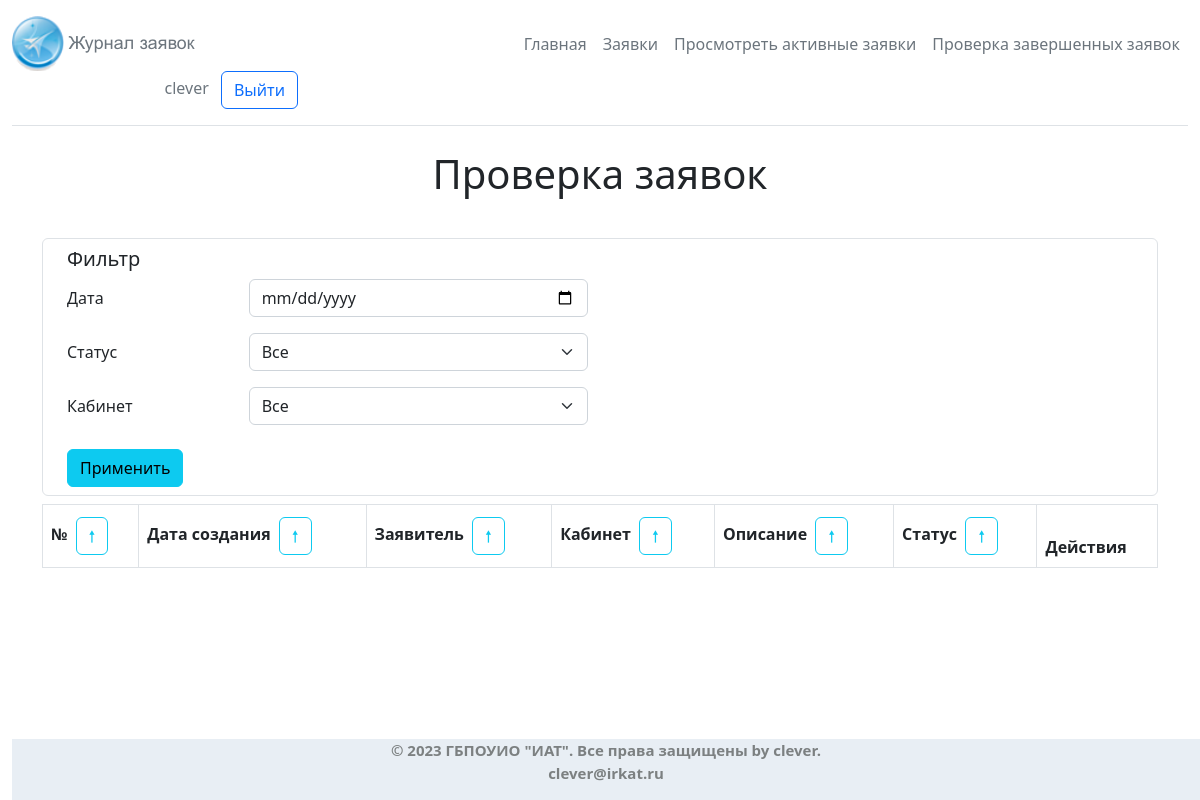
Before: /labs_admin_applications/ (signed in) with the older database file.
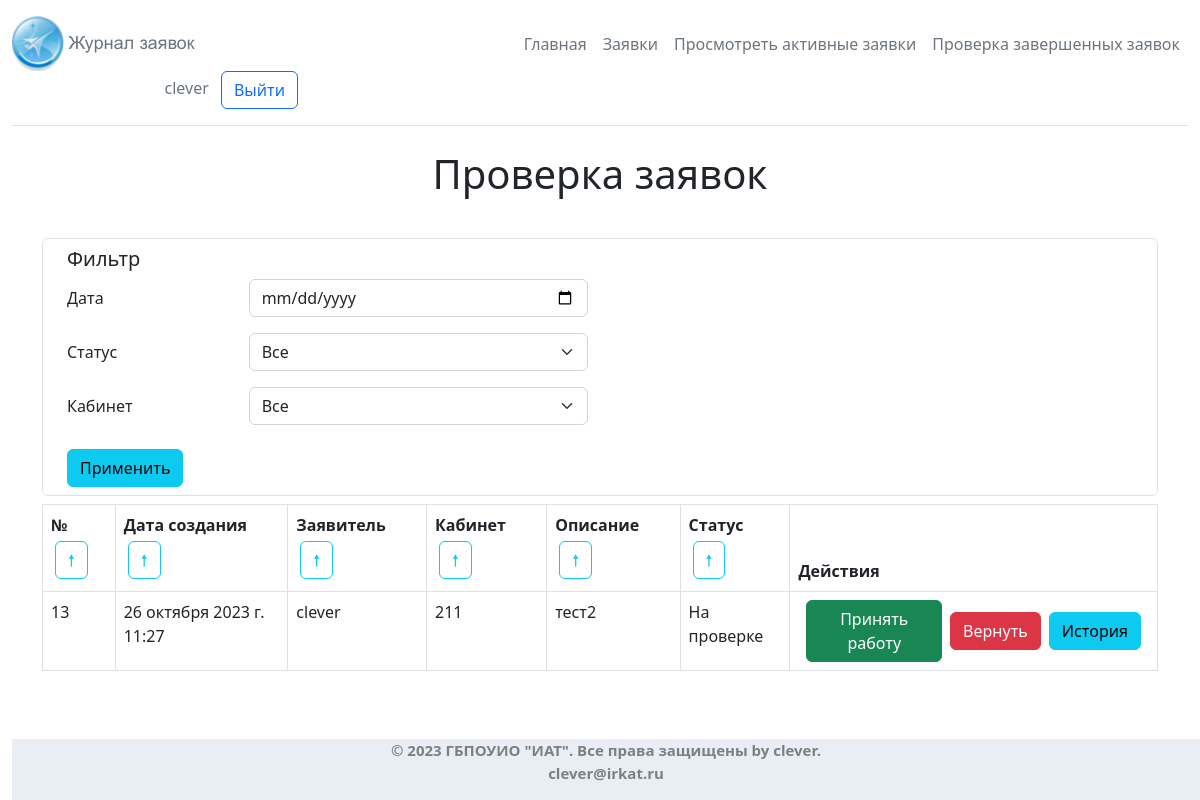
After: the same page with the newer database file.
### core/models.py (models this page shows, shortened)
class AuthUser(models.Model):
    password = models.CharField(max_length=128)
    last_login = models.DateTimeField(blank=True, null=True)
    is_superuser = models.BooleanField()
    username = models.CharField(unique=True, max_length=150)
    last_name = models.CharField(max_length=150)
    email = models.CharField(max_length=254)
    is_staff = models.BooleanField()
    is_active = models.BooleanField()
    date_joined = models.DateTimeField()
    first_name = models.CharField(max_length=150)
    class Meta:
        managed = False
        db_table = 'auth_user'
        verbose_name = 'Преподователь'
        verbose_name_plural = 'Преподователи'

class Application(models.Model):
    date = models.DateTimeField(default=timezone.now, verbose_name = 'Дата и Время')
    auth_user = models.ForeignKey(AuthUser, on_delete=models.CASCADE, null=True, blank=True, verbose_name = 'Преподователь')
    number_cab = models.ForeignKey(office, on_delete=models.CASCADE, null=True, blank=True, verbose_name = 'Выберите кабинет')
    description = models.TextField('Описание проблемы')
    status_application = models.ForeignKey(Status, on_delete=models.CASCADE, default='1', verbose_name = 'Cтатус')
    worker = models.ForeignKey(
        User,
        on_delete=models.SET_NULL,
        null=True,
        blank=True,
        limit_choices_to={'groups__name': 'labs'},  # Фильтр для выбора только пользователей из группы 'labs'
        verbose_name = 'Лаборант'
    )
    comments = models.TextField('Комментарии',  null=True, blank=True)
    history = HistoricalRecords()
    class Meta:
        db_table = 'applications'
        verbose_name = 'Заявка'
        verbose_name_plural = 'Заявки'

class office(models.Model):
    number = models.CharField('Номера кабинета', default="", max_length=9)
    class Meta:
        db_table = 'offices'
        verbose_name = 'кабинет'
        verbose_name_plural = 'кабинеты'
    def __str__(self):
        return f'{self.number}'

class Status(models.Model):
    name = models.CharField(max_length=128)
    class Meta:
        db_table = 'statuses'
        verbose_name = 'Статус'
        verbose_name_plural = 'Статус'

### head_admin/views.py (the view)
# urls.py: path('', views.applications_by_status, name='applications_by_status'),
@login_required
def applications_by_status(request):
    statuses = [2, 5]
    sortings = get_sortings(request)
    filters = get_filters(request)
    if 'status_application' in filters:
        statuses.append(filters['status_application'])
    print(statuses)
    applications = Application.objects.filter(
        Q(status_application__in=statuses)
        &
        Q(
            **dict(list(filters.items()))
        )
    ).order_by(sortings['ascing'] + sortings['sorting'])
    statuses = Status.objects.all()
    cabinets = office.objects.all()
    return render(
        request,
        'labs_admin_applications.html',
        {
            'applications': applications,
            'current_sorting': sortings['sorting'],
            'current_ascing': sortings['current_ascing'],
            'statuses': statuses,
            'filters': filters,
            'cabinets': cabinets,
        }
    )

### core/filters.py (called while the page is built)
def get_sortings(request):
    sorting = '-id'
    ascing = ''
    current_ascing = 1
    if request.POST.get('sorting') != None:
        sorting = request.POST.get('sorting')
    if request.POST.get('ascing') != None and request.POST.get('ascing') == '0':
        ascing = '-'
        current_ascing = 0
    return {
        'sorting': sorting,
        'ascing': ascing,
        'current_ascing': current_ascing
    }

def get_filters(request):
    filters = {}
    if request.POST.get('date_filter') != '' and request.POST.get('date_filter') != None:
        filters['date__contains'] = request.POST.get('date_filter')
    if request.POST.get('status_application') != None and request.POST.get('status_application') != '0':
        filters['status_application'] = int(request.POST.get('status_application'))
    if request.POST.get('number_cab') != None and request.POST.get('number_cab') != '0':
        filters['number_cab'] = int(request.POST.get('number_cab'))
    return filters

### head_admin/templates/labs_admin_applications.html (shortened to what this page needs)
{% extends 'main/general.html' %}
{% load crispy_forms_tags %}
{% load static %}
{% block body %}
<div class="container">
    <h1 class="header_text" >Проверка заявок</h1><br>
    <form action="{% url 'head_admin:applications_by_status' %}" method="POST" class="d-flex flex-column my-2">
        <div class="d-flex flex-column border border-1 border-emphasis px-4 rounded">
            <h5 class="h5 my-2">Фильтр</h5>
            <div class="mb-3 row">
                <label for="dateFilter" class="col-sm-2 col-form-label">Дата</label>
                <div class="col-sm-4">
                  <input type="date" class="form-control" name="date_filter" {% if filters.date__contains != None %} value="{{filters.date__contains}}" {% endif %} id="dateFilter">
                </div>
            </div>
            <div class="mb-3 row">
                <label for="statusFilter" class="col-sm-2 col-form-label">Статус</label>
                <div class="col-sm-4">
                    <select class="form-select" name="status_application" id="statusFilter" aria-label="Статусы">
                        <option
                            value="0"
                        >Все
                        </option>
                    </select>
                </div>
            </div>
            <div class="mb-3 row">
                <label for="statusFilter" class="col-sm-2 col-form-label">Кабинет</label>
                <div class="col-sm-4">
                    <select class="form-select" name="number_cab" id="statusFilter" aria-label="Статусы">
                        <option
                            value="0"
                        >Все
                        </option>
                    </select>
                </div>
            </div>
            <div class="d-flex flex-row justify-content-start align-items-center my-2">
                <button type="submit" class="btn btn-info">Применить</button>
            </div>
        </div>
    </form>
    <table class="table table-bordered">
        <thead>
        <tr>
            <th>
                №
                <form action="{% url 'head_admin:applications_by_status' %}" method="POST" class="d-inline-block p-1">
                    <button type="submit" class="btn btn-outline-info">
                        {% if current_sorting == 'id' and current_ascing == 1 %}
                        🠗
                        {% else %}
                        🠕
                        {% endif %}
                    </button>
                </form>
            </th>
            <th>
                Дата создания
                <form action="{% url 'head_admin:applications_by_status' %}" method="POST" class="d-inline-block p-1">
                    <button type="submit" class="btn btn-outline-info">
                        {% if current_sorting == 'date' and current_ascing == 1 %}
                        🠗
                        {% else %}
                        🠕
                        {% endif %}
                    </button>
                </form>
            </th>
            <th>
                Заявитель
                <form action="{% url 'head_admin:applications_by_status' %}" method="POST" class="d-inline-block p-1">
                    <button type="submit" class="btn btn-outline-info">
                        {% if current_sorting == 'auth_user' and current_ascing == 1 %}
                        🠗
                        {% else %}
                        🠕
                        {% endif %}
                    </button>
                </form>
            </th>
            <th>
                Кабинет
                <form action="{% url 'head_admin:applications_by_status' %}" method="POST" class="d-inline-block p-1">
                    <button type="submit" class="btn btn-outline-info">
                        {% if current_sorting == 'number_cab' and current_ascing == 1 %}
                        🠗
                        {% else %}
                        🠕
                        {% endif %}
                    </button>
                </form>
            </th>
            <th>
                Описание
                <form action="{% url 'head_admin:applications_by_status' %}" method="POST" class="d-inline-block p-1">
                    <button type="submit" class="btn btn-outline-info">
                        {% if current_sorting == 'description' and current_ascing == 1 %}
                        🠗
                        {% else %}
                        🠕
                        {% endif %}
                    </button>
                </form>
            </th>
            <th>
                Статус
                <form action="{% url 'head_admin:applications_by_status' %}" method="POST" class="d-inline-block p-1">
                    <button type="submit" class="btn btn-outline-info">
                        {% if current_sorting == 'status_application' and current_ascing == 1 %}
                        🠗
                        {% else %}
                        🠕
                        {% endif %}
                    </button>
                </form>
            </th>
            <th>Действия</th>
        </tr>
        </thead>
        <tbody>
        {% for application in applications %}
            <tr>
            <td>{{ application.id }}</td>
            <td>{{ application.date }}</td>
            <td>{{ application.auth_user.username }}</td>
            <td>{{ application.number_cab }}</td>
            <td>{{ application.description }}</td>
            <td>{{ application.status_application.name }}</td>
            <td>
                <div class="d-flex flex-row align-items-center">
                    {% if application.status_application.id == 2 %}
                    <form class="mx-2" method="POST" action="{% url 'head_admin:edit_application' application.id %}">
                        <button type="submit" class="btn btn-success">Принять работу</button>
                    </form>
                    <button type="button" class="btn btn-danger" data-bs-toggle="modal" data-bs-target="#returnApplication{{ application.id }}">
                        Вернуть
                    </button>
                    {% endif %}
                    <div class="mx-2">
                        <button class="btn btn-info" type="button" data-bs-toggle="modal" data-bs-target="#historyModal{{ application.id }}">История</button>
                    </div>
                </div>
            </td>
            </tr>
        {% endfor %}
        </tbody>
    </table>
</div>
{% endblock %}

### main/templates/main/general.html (shortened to what this page needs)
{% load static %}
<!DOCTYPE html>
<html lang="en">
<head>
    <link rel="stylesheet" href="{% static 'main/css/bootstrap.min.css' %}">
    <link rel="stylesheet" href="{% static 'main/css/bootstrap-datetimepicker.min.css' %}">
    <link rel="stylesheet" href="{% static 'main/css/main.css' %}">
</head>
<body>
<section>
    <div class="container-fluid">
        <header class="d-flex flex-wrap align-items-center justify-content-center justify-content-md-between py-3 mb-4 border-bottom">
            <a href="{% url 'home' %}"
               class="d-flex align-items-center col-md-3 mb-2 mb-md-0 text-dark text-decoration-none">
                <img src="{% static 'main/img/logo.png' %}" alt="">
            </a>
            <ul class="nav col-12 col-md-auto mb-2 justify-content-center mb-md-0">
                <li><a href="{% url 'home' %}" class="nav-link px-2 link-secondary">Главная</a></li>
                {% if user.is_authenticated %}
                {% if perms.core.view_application %}
                <li><a href="/record" class="nav-link px-2 link-secondary">Заявки</a></li>
                {% endif %}
                {% if perms.core.view_status %}
                <li><a href="/labs_applications" class="nav-link px-2 link-secondary">Просмотреть активные заявки</a></li>
                {% endif %}
                {% if perms.core.view_office %}
                <li><a href="/labs_admin_applications" class="nav-link px-2 link-secondary">Проверка завершенных заявок</a></li>
                {% endif %}
                {% endif %}
            </ul>
            <div class="col-md-3 text-end">
                {% if user.is_authenticated %}
                <span class="text-secondary me-2">{{ user.username }}</span>
                <a class="btn btn-outline-primary me-2" href="{% url 'logout' %}">Выйти</a>
                {% else %}
                <a class="btn btn-outline-primary me-2" href="{% url 'login' %}">Войти</a>
                <a class="btn btn-primary" href="{% url 'registration' %}">Регистрация</a>
                {% endif %}
            </div>
        </header>
    </div>
    <div class="footer">
        <footer>© 2023 ГБПОУИО "ИАТ". Все права защищены by clever.
            <address>clever@irkat.ru</address>
        </footer>
    </div>
</section>
<main>
    {% block body %} {% endblock body %}
</main>
</body>
</html>

### main/static/main/css/main.css (style rules this page uses)
*,*:before,*:after { margin: 0; padding: 0; box-sizing: border-box; text-decoration: none; list-style-type: none; }
.footer { position: fixed; right: 0; bottom: 0; text-align: center; background: #E8EEF4; color: #7c8081; width: 99%; font-size: 15px; font-weight: bold; }
.header_text { text-align: center; }

Changed rows visible on the page:
now on this page (row edited): Application: id "13", date "26 октября 2023 г. 11:27", auth_user.username "clever", number_cab "211", description "тест2", status_application.name "На проверке"
